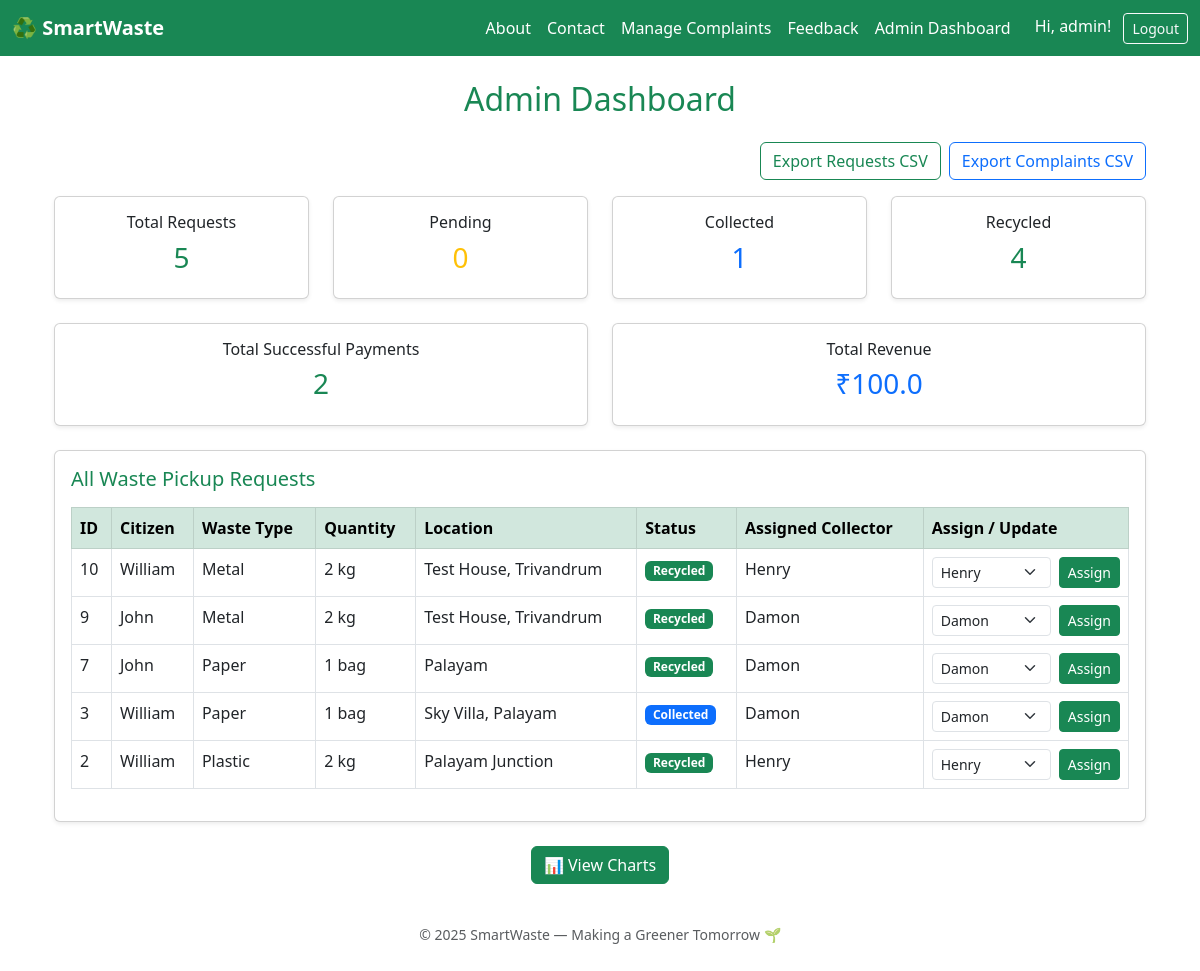
/dashboard/ (signed in), run on an earlier commit of the app's database.
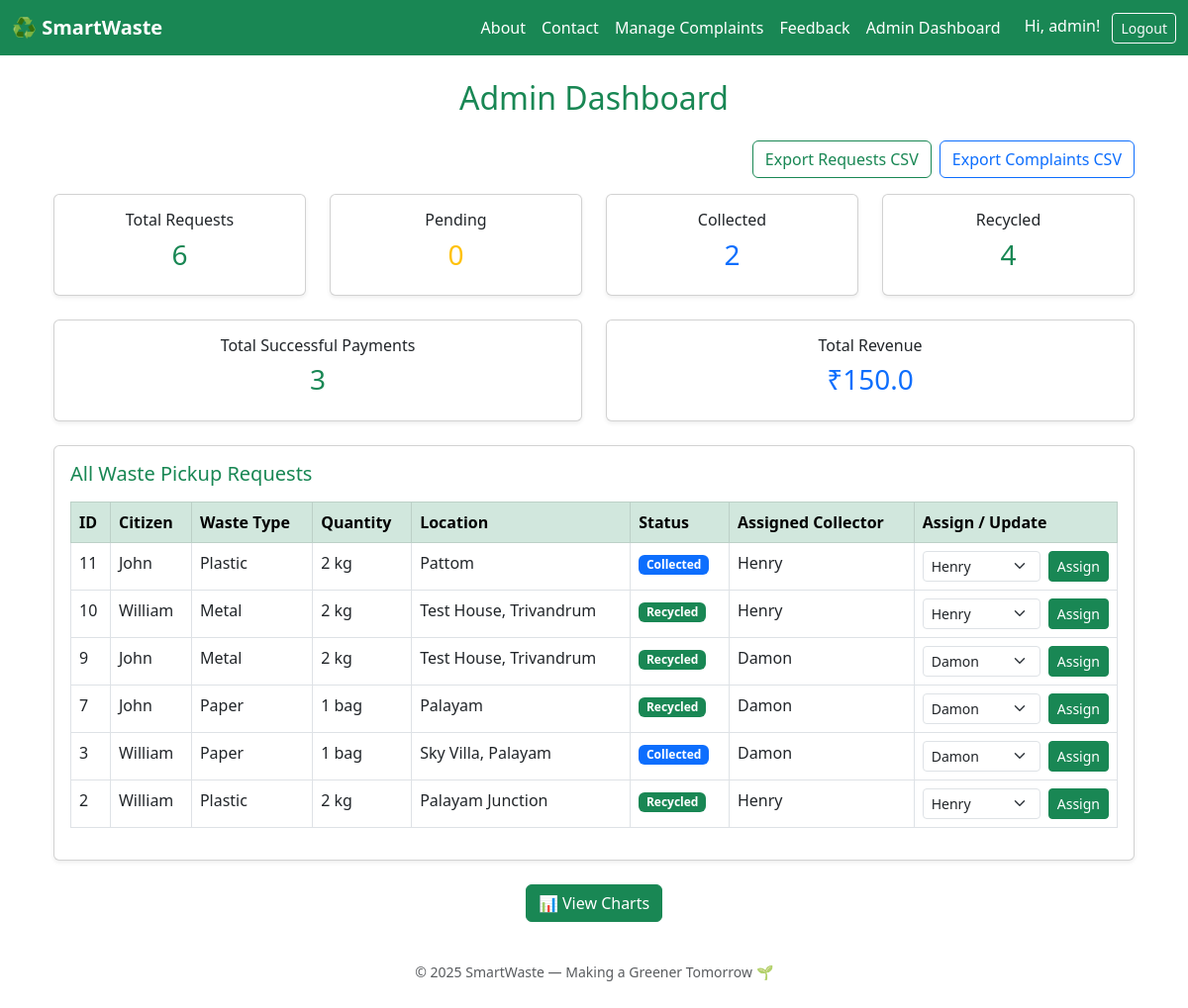
And on a later commit of the database.
### app/models.py (models this page shows, shortened)
class WasteRequest(models.Model):
    WASTE_TYPES = (
        ('Plastic', 'Plastic'),
        ('Paper', 'Paper'),
        ('Metal', 'Metal'),
        ('Organic', 'Organic'),
    )
    STATUS_CHOICES = [
    ('Pending', 'Pending'),
    ('Assigned', 'Assigned'),
    ('Collected', 'Collected'),
    ('Recycled', 'Recycled'),
]
    user = models.ForeignKey(User, on_delete=models.CASCADE)
    waste_type = models.CharField(max_length=20, choices=WASTE_TYPES)
    quantity = models.CharField(max_length=50)
    location = models.CharField(max_length=255)
    latitude = models.FloatField(null=True, blank=True)
    longitude = models.FloatField(null=True, blank=True)
    status = models.CharField(max_length=20, choices=STATUS_CHOICES, default='Pending')
    assigned_collector = models.ForeignKey(User, on_delete=models.SET_NULL, null=True, blank=True, related_name='assigned_requests')
    created_at = models.DateTimeField(auto_now_add=True)

class User(AbstractUser):
    ROLE_CHOICES = (
        ('citizen', 'Citizen'),
        ('collector', 'Collector'),
        ('admin', 'Admin'),
    )
    role = models.CharField(max_length=20, choices=ROLE_CHOICES, default='citizen')
    address = models.TextField(blank=True, null=True)
    eco_points = models.IntegerField(default=0)

### app/views.py (the view, shortened to what this page needs)
# urls.py: path('dashboard/', views.admin_dashboard, name='admin_dashboard'),
@login_required
@login_required
def admin_dashboard(request):
    if request.user.role != 'admin':
        messages.error(request, "Access denied.")
        return redirect('home')
    all_requests = WasteRequest.objects.select_related('user', 'assigned_collector').order_by('-created_at')
    collectors = User.objects.filter(role='collector')
    summary = {
        'total': all_requests.count(),
        'pending': all_requests.filter(status='Pending').count(),
        'collected': all_requests.filter(status='Collected').count(),
        'recycled': all_requests.filter(status='Recycled').count(),
    }
    pending_complaints = Complaint.objects.filter(status='Pending').count()
    resolved_complaints = Complaint.objects.filter(status='Resolved').count()
    total_payments = Payment.objects.filter(status='Success').count()
    total_amount = Payment.objects.filter(status='Success').aggregate(Sum('amount'))['amount__sum'] or 0
    context = {
        'requests': all_requests,
        'collectors': collectors,
        'summary': summary,
        'pending_requests': summary['pending'],
        'collected_requests': summary['collected'],
        'recycled_requests': summary['recycled'],
        'pending_complaints': pending_complaints,
        'resolved_complaints': resolved_complaints,
        'total_payments': total_payments,
        'total_amount': total_amount,
    }
    return render(request, 'admin/admin_dashboard.html', context)

### templates/admin/admin_dashboard.html (shortened to what the changed rows need)
{% extends 'base.html' %}
{% block content %}
<div class="container mt-4">
    <h2 class="text-success text-center mb-4">Admin Dashboard</h2>
    <div class="row text-center mb-4">
        <div class="col-md-3">
            <div class="card shadow-sm p-3">
                <h6>Total Requests</h6>
                <h3 class="text-success">{{ summary.total }}</h3>
            </div>
        </div>
        <div class="col-md-3">
            <div class="card shadow-sm p-3">
                <h6>Collected</h6>
                <h3 class="text-primary">{{ summary.collected }}</h3>
            </div>
        </div>
    </div>
    <div class="row text-center mb-4">
  <div class="col-md-6">
    <div class="card shadow-sm p-3">
      <h6>Total Successful Payments</h6>
      <h3 class="text-success">{{ total_payments }}</h3>
    </div>
  </div>
  <div class="col-md-6">
    <div class="card shadow-sm p-3">
      <h6>Total Revenue</h6>
      <h3 class="text-primary">₹{{ total_amount }}</h3>
    </div>
  </div>
</div>
    <div class="card shadow-sm">
        <div class="card-body">
            {% if requests %}
                <table class="table table-bordered table-hover">
                    <thead class="table-success">
                        <tr>
                            <th>ID</th>
                            <th>Citizen</th>
                            <th>Waste Type</th>
                            <th>Quantity</th>
                            <th>Location</th>
                            <th>Status</th>
                            <th>Assigned Collector</th>
                            <th>Assign / Update</th>
                        </tr>
                    </thead>
                    <tbody>
                        {% for req in requests %}
                        <tr>
                            <td>{{ req.id }}</td>
                            <td>{{ req.user.username }}</td>
                            <td>{{ req.waste_type }}</td>
                            <td>{{ req.quantity }}</td>
                            <td>{{ req.location }}</td>
                            <td>
                                {% if req.status == 'Pending' %}
                                    <span class="badge bg-warning text-dark">Pending</span>
                                {% elif req.status == 'Collected' %}
                                    <span class="badge bg-primary">Collected</span>
                                {% elif req.status == 'Recycled' %}
                                    <span class="badge bg-success">Recycled</span>
                                {% else %}
                                    {{ req.status }}
                                {% endif %}
                            </td>
                            <td>
                                {% if req.assigned_collector %}
                                    {{ req.assigned_collector.username }}
                                {% else %}
                                    <span class="text-muted">Not assigned</span>
                                {% endif %}
                            </td>
                            <td>
                                <form method="POST" class="d-flex">
                                    <select name="collector_id" class="form-select form-select-sm me-2" required>
                                        {% for collector in collectors %}
                                            <option value="{{ collector.id }}" {% if req.assigned_collector and req.assigned_collector.id == collector.id %}selected{% endif %}>
                                                {{ collector.username }}
                                            </option>
                                        {% endfor %}
                                    </select>
                                    <button type="submit" class="btn btn-success btn-sm">Assign</button>
                                </form>
                            </td>
                        </tr>
                        {% endfor %}
                    </tbody>
                </table>
            {% else %}
                <p class="text-center text-muted mt-3">No requests yet.</p>
            {% endif %}
        </div>
    </div>
</div>
{% endblock %}

What changed in the data, as far as the page shows it:
added WasteRequest: id "11", user.username "John", waste_type "Plastic", quantity "2 kg", location "Pattom", status "Collected", assigned_collector.username "Henry", collector_id "Henry"
Also different on the page:
{{ summary.total }}: "5" → "6"
{{ summary.collected }}: "1" → "2"
{{ total_payments }}: "2" → "3"
{{ total_amount }}: "100.0" → "150.0"
